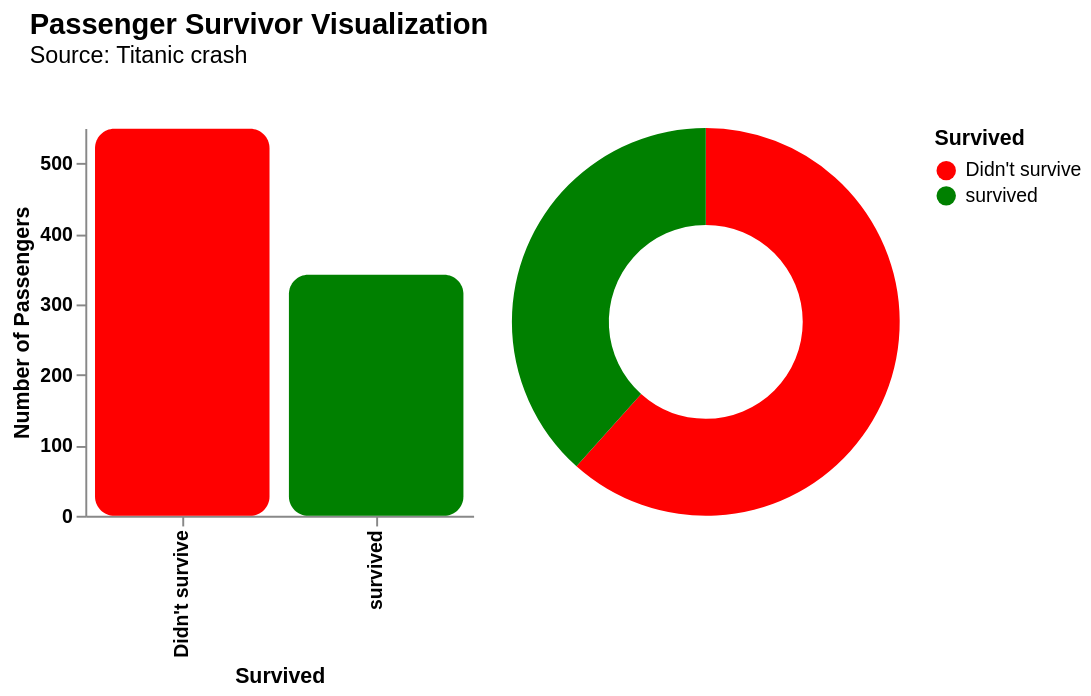

Here is the notebook cell this chart was saved with:
### Code cell
graph.categorical_charts(
    x=TARGET_NAME, colors=SURVIVED_COLORS, subtitle=SUBTITLE, title=title
)

### Figure 1 — Vega-Lite specification as saved in the notebook (floating-point values rounded to 4 significant figures; data arrays with more than 128 entries replaced by an {"elided": "..."} marker saying what was removed)
{"config": {"view": {"continuousWidth": 300, "continuousHeight": 300, "stroke": null}}, "hconcat": [{"layer": [{"mark": {"type": "bar", "cornerRadius": 10}, "encoding": {"color": {"field": "Survived", "legend": {"orient": "right"}, "scale": {"range": ["green", "red"], "reverse": true}, "type": "nominal"}, "tooltip": [{"field": "Survived", "title": "Survived", "type": "nominal"}, {"aggregate": "count", "title": "Number of Passengers", "type": "quantitative"}], "x": {"axis": {"grid": false, "labelFontWeight": "bold"}, "field": "Survived", "title": "Survived", "type": "nominal"}, "y": {"aggregate": "count", "axis": {"grid": false, "labelFontWeight": "bold"}, "title": "Number of Passengers", "type": "quantitative"}}, "title": {"text": "", "fontSize": 18, "subtitle": "", "subtitleFontSize": 12}}, {"mark": {"type": "text", "align": "center", "baseline": "bottom", "color": "white", "dy": -5, "fontSize": 12, "fontWeight": "bold"}, "encoding": {"text": {"aggregate": "count", "type": "quantitative"}, "x": {"field": "Survived", "type": "nominal"}, "y": {"aggregate": "count", "type": "quantitative"}}}], "data": {"name": "data-9d64146618e33eb9e58b6076cafa4a56"}, "height": 200, "width": 200}, {"data": {"name": "data-79ea642213572745dc2e81af3fa395d1"}, "mark": {"type": "arc", "innerRadius": 50}, "encoding": {"color": {"field": "Survived", "type": "nominal"}, "theta": {"field": "count", "type": "quantitative"}, "tooltip": [{"field": "Survived", "type": "nominal"}, {"field": "count", "format": ".2f", "title": "Percentage (%)", "type": "quantitative"}]}, "height": 200, "width": 200}], "title": {"text": "Passenger Survivor Visualization", "dx": 10, "dy": -10, "fontSize": 15, "subtitle": "Source: Titanic crash"}, "$schema": "https://vega.github.io/schema/vega-lite/v5.20.1.json", "datasets": {"data-9d64146618e33eb9e58b6076cafa4a56": {"elided": "891 records"}, "data-79ea642213572745dc2e81af3fa395d1": [{"Survived": "Didn't survive", "count": 61.62}, {"Survived": "survived", "count": 38.38}]}}
